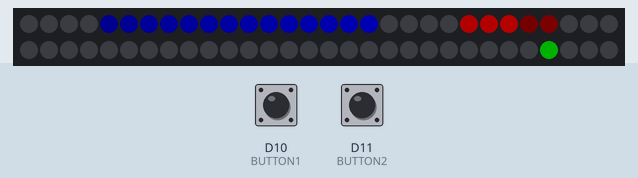
Bench run of a sketch on a simulated Arduino Zero (SAMD21). On the bench: 60 RGB LEDs in strip order, left to right, continuing on the next row. The test bench sets the inputs (shaded band); at power-on: D11 (BUTTON2) LOW, D10 (BUTTON1) LOW. Dim RGB values are drawn brighter than linear; the local clock reads 2024-03-15 10:24:30 at power-on unless the sketch sets it; what the sketch prints to the serial monitor is not drawn.

Above: at 5.1 s.
6.2 s: D11 (BUTTON2) pulled HIGH for 0.15 s
At 7.8 s:
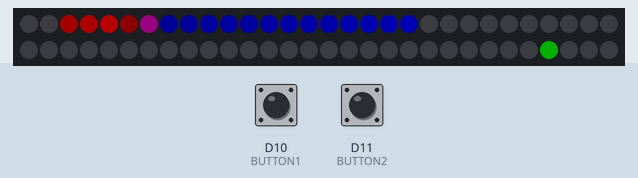
9.3 s: D11 (BUTTON2) pulled HIGH for 1 s
At 11.5 s:
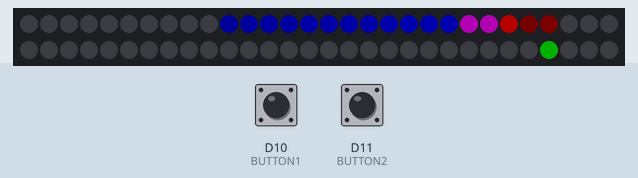
13.3 s: D11 (BUTTON2) pulsed HIGH 5 times (0.12 s each, 0.3 s apart)
At 14.5 s:
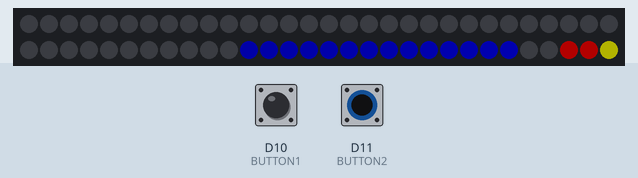
16.3 s: D11 (BUTTON2) pulled HIGH for 0.15 s
At 18.3 s:
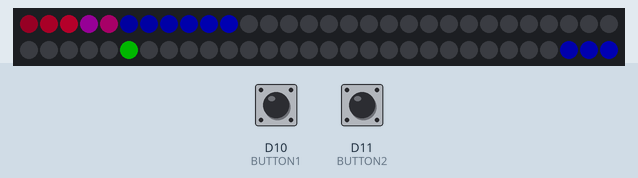
19.4 s: D11 (BUTTON2) pulled HIGH for 3.2 s
At 23.8 s:
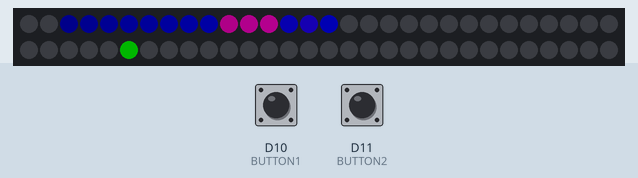
25.6 s: D11 (BUTTON2) pulled HIGH for 0.15 s
At 31.8 s:
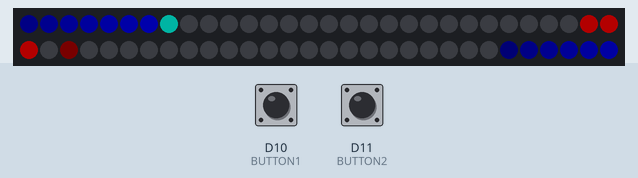
Timing chart, 0 to 33.3 s (numbered marks = the images above; inputs shaded):
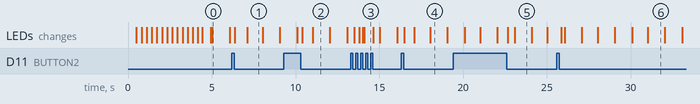

Measured:
- after the input at 6.2 s, the LEDs: first change after 0.18 s (image 1 shows a later state)
- after the input at 9.3 s, the LEDs: first differ from a run without the input after 1.1 s (image 2 shows a later state)
- after the input at 13.3 s, the LEDs: first change after 0.19 s (image 3 shows a later state)
- after the input at 16.3 s, the LEDs: first change after 0.18 s (image 4 shows a later state)
- after the input at 19.4 s, the LEDs: first differ from a run without the input after 3.3 s (image 5 shows a later state)

The sketch:

myNeoPixelClock.ino
```cpp
/**************************************************************************
 *                                                                        *
 *   NeoPixel Ring Clock                                                  *
 *                                                                        *
 **************************************************************************
 */

// include the library code:
#include <Wire.h>
#include "RTClib.h"
#include "Adafruit_NeoPixel.h"

#if defined(ARDUINO_ARCH_SAMD)
// for Zero, output on USB Serial console, remove line below if using programming port to program the Zero!
   #define Serial SerialUSB
#endif

// define pins
#define NEOPIN 6
#define BUTTON1 10
#define BUTTON2 11

#define BRIGHTNESS 64 // set max brightness

/****************************************************************************
 * New Button Class
 */
class Button {
  public:
    Button( int myPin = 2 ) {
      pin = myPin;
      pinMode( pin, INPUT );
      currentVal = false;
      lastVal = false;
    }

    boolean togglePush() {
      if ( readButton() == true && lastVal == false ) {
        return true;
      }
      if ( readButton() == false && lastVal == true ) {
        return false;
      }
      return false;
    }

    boolean isPushed() {
      if ( readButton() == true && lastVal == false ) {
        return true;
      }
      return false;
    }

    boolean isUnPushed() {
      if ( readButton() == false && lastVal == true ) {
        return true;
      }
      return false;
    }

    boolean isOn() {
      if ( readButton() == true ) {
        return true;
      }
      return false;
    }

    boolean isOff() {
      if ( readButton() == false ) {
        return true;
      }
      return false;
    }

  private:
    int pin;
    boolean currentVal;
    boolean lastVal;

    boolean readButton() {
      lastVal = currentVal;
      int sensorVal = digitalRead( pin );
      //Serial.print("PIN Value ");
      //Serial.print(sensorVal, DEC);
      //Serial.print(" Pin Number ");
      //Serial.print( pin, DEC);
      //Serial.print("\n");
      if( sensorVal == HIGH ) {
        currentVal = false;
      } else {
        currentVal = true;
      }
      return currentVal;
    }
};
//****************************************************************************


RTC_DS1307 RTC; // Establish clock object
DateTime Clock; // Holds current clock time

Adafruit_NeoPixel strip = Adafruit_NeoPixel(60, NEOPIN, NEO_GRB + NEO_KHZ800); // strip object

byte yearval, monthval, dayval;     // holds the date
byte hourval, minuteval, secondval; // holds the time

byte pixelColorRed, pixelColorGreen, pixelColorBlue; // holds color values

int selectMode = 0;

Button button1 = Button( BUTTON1 );
Button button2 = Button( BUTTON2 );


void setup () {
  //Serial.begin(9600);
  Serial.begin(57600);
  Serial.println("START: setup");

  Wire.begin();  // Begin I2C
  RTC.begin();   // begin clock

  // set pinmodes
  pinMode(NEOPIN, OUTPUT);

  if (! RTC.isrunning()) {
    Serial.println("RTC is NOT running!");
    // following line sets the RTC to the date & time this sketch was compiled
    RTC.adjust(DateTime(__DATE__, __TIME__));
  }

  strip.begin();
  //strip.show(); // Initialize all pixels to 'off'

  strip.setBrightness(BRIGHTNESS); // set brightness

  // startup sequence
  delay(500);
  colorWipe(strip.Color(255, 0, 0), 20); // Red
  colorWipe(strip.Color(0, 255, 0), 20); // Green
  colorWipe(strip.Color(0, 0, 255), 20); // Blue
  delay(500);
  Serial.println("END: setup");
}

void loop () {

  // get time
  Clock = RTC.now(); // get the RTC time
  boolean blink = false;

  yearval   = Clock.year();    // get year
  monthval  = Clock.month();   // get month
  dayval    = Clock.day();     // get day
  secondval = Clock.second();  // get seconds
  minuteval = Clock.minute();  // get minutes
  hourval   = Clock.hour();    // get hours
  if (hourval > 11) hourval -= 12; // This clock is 12 hour, if 13-23, convert to 0-11

  hourval = (hourval * 60 + minuteval) / 12; //each red dot represent 24 minutes.

  // arc mode
  for (uint8_t i = 0; i < strip.numPixels(); i++) {

    if (tailBand( i, secondval, 15.0 )) {
      // calculates a faded arc from low to maximum brightness
      //pixelColorBlue = (i + 1) * (255 / (secondval + 1));
      if( selectMode = 1 && blink ) {
        pixelColorBlue = 0;
      } else {
        pixelColorBlue = 255;
      }
      pixelColorBlue = (i + 1) * (255 / (secondval + 1));
      //pixelColorBlue = 255;
    }
    else {
      pixelColorBlue = 0;
    }

    if (deadBand( i, minuteval, 0.9 )) {
      pixelColorGreen = 255;
      pixelColorGreen = (i + 1) * (255 / (minuteval + 1));
      //pixelColorGreen = 255;
    }
    else {
      pixelColorGreen = 0;
    }

    if (deadBand( i, hourval, 2.5 )) {
      pixelColorRed = 255;
      pixelColorRed = (i + 1) * (255 / (hourval + 1));
      //pixelColorRed = 255;
    }
    else {
      pixelColorRed = 0;
    }

    strip.setPixelColor(i, strip.Color(pixelColorRed, pixelColorGreen, pixelColorBlue));
  }

  /*
  // for serial debugging

   Serial.print(hourval, DEC);
   Serial.print(':');
   Serial.print(minuteval, DEC);
   Serial.print(':');
   Serial.println(secondval, DEC);
   /* */

  //display
  strip.show();

  // wait
  delay(100);
  blink = ! blink;
  if( button1.togglePush() ) {
    selectMode = cycleMode( selectMode );
  }
  if( button2.togglePush() ) {
     if( selectMode == 1 ) {
        hourval   = Clock.hour() + 1;
     }
     if( selectMode == 2 ) {
        minuteval   = Clock.minute() + 1;
     }
     if( selectMode == 3 ) {
        secondval   = Clock.second() + 1;
     }
     RTC.adjust(DateTime( yearval, monthval, dayval, hourval, minuteval, secondval ) );
     if (hourval > 11) hourval -= 12;           // This clock is 12 hour, if 13-23, convert to 0-11
     hourval = (hourval * 60 + minuteval) / 12; //each red dot represent 24 minutes.
  }
}

// Select setup mode
int cycleMode( int selectMode ) {
  selectMode = selectMode + 1;
  if ( selectMode > 3 ) { selectMode = 0; }
  return selectMode;
}
// Boolean test for clock hand width
boolean deadBand( uint8_t countVal, byte actualVal, float deadBand ) {
     if( ( countVal >  ( actualVal - deadBand) ) and ( countVal < ( actualVal + deadBand ) ) ) {
       return true;
     }
     if( actualVal - deadBand < 0 ) {
       if( ( countVal >  ( 60 + actualVal - deadBand) ) and ( countVal < actualVal ) ) {
         return true;
       }
     }
     if( actualVal + deadBand > 60 ) {
       if( ( countVal >  ( actualVal - deadBand) ) and ( countVal < actualVal + deadBand - 60 ) ) {
         return true;
       }
     }
     return false;
}

// Boolean test for clock hand width
boolean tailBand( uint8_t countVal, byte actualVal, float deadBand ) {
     if( ( countVal >  ( actualVal - deadBand) ) and ( countVal < actualVal ) ) {
       return true;
     }
     if( actualVal - deadBand < 0 ) {
       if( countVal >  ( 60 + actualVal - deadBand) ) {
         return true;
       }
     }
     return false;
}
// Fill the dots one after the other with a color
void colorWipe(uint32_t c, uint8_t wait) {
  for (uint16_t i = 0; i < strip.numPixels(); i++) {
    strip.setPixelColor(i, c);
    strip.show();
    delay(wait);
  }
}
```
